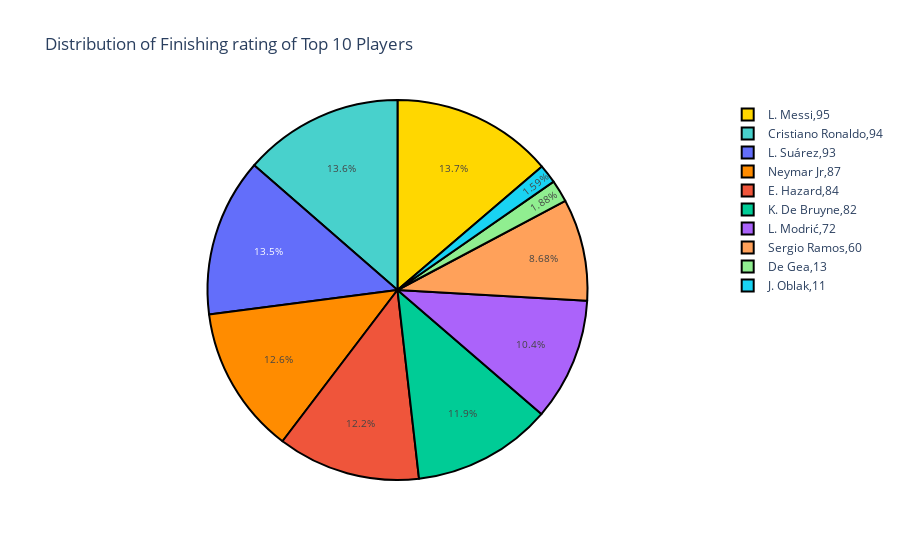

Write notebook code for a chart like this one.
### Code cell
labels = df[['Name','Finishing']].head(10)
values = df['Finishing'].head(10)
colors = ['gold', 'mediumturquoise', 'darkorange', 'lightgreen']

fig = go.Figure(data=[go.Pie(labels=labels, values=values)])
fig.update_traces(hoverinfo='label', textinfo='percent', textfont_size=10,
                  marker=dict(colors=colors, line=dict(color='#000000', width=2)))
fig.update_layout(title_text="Distribution of Finishing rating of Top 10 Players")
fig.show()

### Figure 1 — Plotly figure (JSON) as saved in the notebook; plotly's stock layout.template omitted (floating-point values rounded to 4 significant figures)
{"data": [{"hoverinfo": "label", "labels": [["L. Messi", 95.0], ["Cristiano Ronaldo", 94.0], ["Neymar Jr", 87.0], ["De Gea", 13.0], ["K. De Bruyne", 82.0], ["E. Hazard", 84.0], ["L. Modrić", 72.0], ["L. Suárez", 93.0], ["Sergio Ramos", 60.0], ["J. Oblak", 11.0]], "marker": {"colors": ["gold", "mediumturquoise", "darkorange", "lightgreen"], "line": {"color": "#000000", "width": 2}}, "textfont": {"size": 10}, "textinfo": "percent", "type": "pie", "values": [95.0, 94.0, 87.0, 13.0, 82.0, 84.0, 72.0, 93.0, 60.0, 11.0]}], "layout": {"title": {"text": "Distribution of Finishing rating of Top 10 Players"}}}
